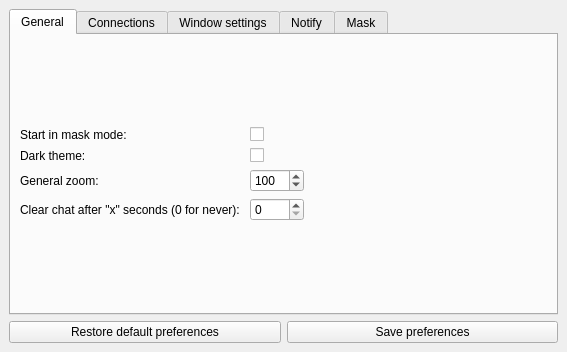
<?xml version="1.0" encoding="UTF-8"?>
<ui version="4.0">
 <class>preferences_window</class>
 <widget class="QMainWindow" name="preferences_window">
  <property name="geometry">
   <rect>
    <x>0</x>
    <y>0</y>
    <width>516</width>
    <height>352</height>
   </rect>
  </property>
  <property name="windowTitle">
   <string>Preferences</string>
  </property>
  <property name="windowIcon">
   <iconset resource="resource.qrc">
    <normaloff>:/icons/icons/gears.png</normaloff>:/icons/icons/gears.png</iconset>
  </property>
  <widget class="QWidget" name="centralwidget">
   <layout class="QGridLayout" name="gridLayout_4">
    <item row="1" column="0">
     <layout class="QHBoxLayout" name="horizontalLayout">
      <item>
       <widget class="QPushButton" name="b_restore">
        <property name="text">
         <string>Restore default preferences</string>
        </property>
        <property name="icon">
         <iconset resource="resource.qrc">
          <normaloff>:/icons/icons/undo.png</normaloff>:/icons/icons/undo.png</iconset>
        </property>
       </widget>
      </item>
      <item>
       <widget class="QPushButton" name="b_save">
        <property name="text">
         <string>Save preferences</string>
        </property>
        <property name="icon">
         <iconset resource="resource.qrc">
          <normaloff>:/icons/icons/disk.png</normaloff>:/icons/icons/disk.png</iconset>
        </property>
       </widget>
      </item>
     </layout>
    </item>
    <item row="0" column="0">
     <widget class="QTabWidget" name="tabWidget">
      <property name="currentIndex">
       <number>0</number>
      </property>
      <widget class="QWidget" name="tab_1">
       <attribute name="title">
        <string>General</string>
       </attribute>
       <layout class="QGridLayout" name="gridLayout_5">
        <item row="0" column="0">
         <layout class="QGridLayout" name="gridLayout">
          <item row="3" column="0" colspan="2">
           <widget class="QLabel" name="label_8">
            <property name="text">
             <string>Clear chat after &quot;x&quot; seconds (0 for never): </string>
            </property>
           </widget>
          </item>
          <item row="1" column="2">
           <widget class="QCheckBox" name="e_dark_theme">
            <property name="text">
             <string/>
            </property>
           </widget>
          </item>
          <item row="3" column="2">
           <widget class="QSpinBox" name="e_clear_chat_timer">
            <property name="maximum">
             <number>9999</number>
            </property>
           </widget>
          </item>
          <item row="2" column="2">
           <widget class="QSpinBox" name="e_general_zoom">
            <property name="minimum">
             <number>10</number>
            </property>
            <property name="maximum">
             <number>300</number>
            </property>
            <property name="singleStep">
             <number>10</number>
            </property>
            <property name="value">
             <number>100</number>
            </property>
           </widget>
          </item>
          <item row="2" column="0">
           <widget class="QLabel" name="label_11">
            <property name="text">
             <string>General zoom:</string>
            </property>
           </widget>
          </item>
          <item row="1" column="0">
           <widget class="QLabel" name="label_2">
            <property name="text">
             <string>Dark theme:</string>
            </property>
            <property name="buddy">
             <cstring>e_dark_theme</cstring>
            </property>
           </widget>
          </item>
          <item row="0" column="0">
           <widget class="QLabel" name="label_18">
            <property name="text">
             <string>Start in mask mode:</string>
            </property>
           </widget>
          </item>
          <item row="0" column="2">
           <widget class="QCheckBox" name="e_start_in_mask_mode">
            <property name="text">
             <string/>
            </property>
           </widget>
          </item>
         </layout>
        </item>
        <item row="0" column="1">
         <spacer name="horizontalSpacer_3">
          <property name="orientation">
           <enum>Qt::Horizontal</enum>
          </property>
          <property name="sizeHint" stdset="0">
           <size>
            <width>40</width>
            <height>20</height>
           </size>
          </property>
         </spacer>
        </item>
       </layout>
      </widget>
      <widget class="QWidget" name="tab_2">
       <attribute name="title">
        <string>Connections</string>
       </attribute>
       <layout class="QGridLayout" name="gridLayout_6">
        <item row="0" column="0">
         <widget class="QLabel" name="label_5">
          <property name="text">
           <string>In client mode, wait for server activation:</string>
          </property>
         </widget>
        </item>
        <item row="0" column="1">
         <widget class="QCheckBox" name="e_loop_when_connect">
          <property name="text">
           <string/>
          </property>
         </widget>
        </item>
        <item row="1" column="0" colspan="2">
         <layout class="QVBoxLayout" name="verticalLayout">
          <item>
           <layout class="QHBoxLayout" name="horizontalLayout_2">
            <item>
             <widget class="QLabel" name="label_13">
              <property name="text">
               <string>Server:</string>
              </property>
              <property name="buddy">
               <cstring>o_server</cstring>
              </property>
             </widget>
            </item>
            <item>
             <spacer name="horizontalSpacer">
              <property name="orientation">
               <enum>Qt::Horizontal</enum>
              </property>
              <property name="sizeHint" stdset="0">
               <size>
                <width>40</width>
                <height>20</height>
               </size>
              </property>
             </spacer>
            </item>
            <item>
             <widget class="QPushButton" name="b_server_add">
              <property name="toolTip">
               <string>Add a server</string>
              </property>
              <property name="text">
               <string/>
              </property>
              <property name="icon">
               <iconset resource="resource.qrc">
                <normaloff>:/icons/icons/add.png</normaloff>:/icons/icons/add.png</iconset>
              </property>
             </widget>
            </item>
            <item>
             <widget class="QPushButton" name="b_server_remove">
              <property name="toolTip">
               <string>Remove selected server</string>
              </property>
              <property name="text">
               <string/>
              </property>
              <property name="icon">
               <iconset resource="resource.qrc">
                <normaloff>:/icons/icons/failed.png</normaloff>:/icons/icons/failed.png</iconset>
              </property>
             </widget>
            </item>
           </layout>
          </item>
          <item>
           <widget class="QTableWidget" name="o_server">
            <property name="selectionMode">
             <enum>QAbstractItemView::SingleSelection</enum>
            </property>
           </widget>
          </item>
         </layout>
        </item>
        <item row="2" column="0" colspan="2">
         <layout class="QVBoxLayout" name="verticalLayout_2">
          <item>
           <layout class="QHBoxLayout" name="horizontalLayout_3">
            <item>
             <widget class="QLabel" name="label_14">
              <property name="text">
               <string>Users:</string>
              </property>
              <property name="buddy">
               <cstring>o_users</cstring>
              </property>
             </widget>
            </item>
            <item>
             <spacer name="horizontalSpacer_2">
              <property name="orientation">
               <enum>Qt::Horizontal</enum>
              </property>
              <property name="sizeHint" stdset="0">
               <size>
                <width>40</width>
                <height>20</height>
               </size>
              </property>
             </spacer>
            </item>
            <item>
             <widget class="QPushButton" name="b_user_add">
              <property name="toolTip">
               <string>Add user</string>
              </property>
              <property name="text">
               <string/>
              </property>
              <property name="icon">
               <iconset resource="resource.qrc">
                <normaloff>:/icons/icons/add.png</normaloff>:/icons/icons/add.png</iconset>
              </property>
             </widget>
            </item>
            <item>
             <widget class="QPushButton" name="b_user_remove">
              <property name="toolTip">
               <string>Remove selected user</string>
              </property>
              <property name="text">
               <string/>
              </property>
              <property name="icon">
               <iconset resource="resource.qrc">
                <normaloff>:/icons/icons/failed.png</normaloff>:/icons/icons/failed.png</iconset>
              </property>
             </widget>
            </item>
           </layout>
          </item>
          <item>
           <widget class="QTableWidget" name="o_users">
            <property name="selectionMode">
             <enum>QAbstractItemView::SingleSelection</enum>
            </property>
           </widget>
          </item>
         </layout>
        </item>
       </layout>
      </widget>
      <widget class="QWidget" name="tab_3">
       <attribute name="title">
        <string>Window settings</string>
       </attribute>
       <layout class="QGridLayout" name="gridLayout_7">
        <item row="0" column="0">
         <layout class="QGridLayout" name="gridLayout_2">
          <item row="4" column="0">
           <widget class="QLabel" name="label_9">
            <property name="text">
             <string>Minimize window after &quot;x&quot; seconds (0 for never):</string>
            </property>
           </widget>
          </item>
          <item row="0" column="0">
           <widget class="QLabel" name="label_10">
            <property name="text">
             <string>Remember window position:</string>
            </property>
            <property name="buddy">
             <cstring>e_remember_window_pos</cstring>
            </property>
           </widget>
          </item>
          <item row="2" column="0">
           <widget class="QLabel" name="label">
            <property name="text">
             <string>Hide window border:</string>
            </property>
            <property name="buddy">
             <cstring>e_hide_window_border</cstring>
            </property>
           </widget>
          </item>
          <item row="0" column="1">
           <widget class="QCheckBox" name="e_remember_window_pos"/>
          </item>
          <item row="1" column="0">
           <widget class="QLabel" name="label_7">
            <property name="text">
             <string>Window opacity:</string>
            </property>
           </widget>
          </item>
          <item row="1" column="1">
           <widget class="QSpinBox" name="e_opacity">
            <property name="minimum">
             <number>10</number>
            </property>
            <property name="maximum">
             <number>100</number>
            </property>
            <property name="singleStep">
             <number>10</number>
            </property>
           </widget>
          </item>
          <item row="2" column="1">
           <widget class="QCheckBox" name="e_hide_window_border">
            <property name="text">
             <string/>
            </property>
           </widget>
          </item>
          <item row="3" column="0">
           <widget class="QLabel" name="label_4">
            <property name="text">
             <string>Hide toolbar:</string>
            </property>
            <property name="buddy">
             <cstring>e_hide_toolbar</cstring>
            </property>
           </widget>
          </item>
          <item row="3" column="1">
           <widget class="QCheckBox" name="e_hide_toolbar">
            <property name="text">
             <string/>
            </property>
           </widget>
          </item>
          <item row="4" column="1">
           <widget class="QSpinBox" name="e_minimize_window_timer">
            <property name="maximum">
             <number>9999</number>
            </property>
           </widget>
          </item>
          <item row="4" column="2">
           <widget class="QLabel" name="label_12">
            <property name="text">
             <string>reduce to systray</string>
            </property>
           </widget>
          </item>
          <item row="4" column="3">
           <widget class="QCheckBox" name="e_minimize_window_to_systray">
            <property name="text">
             <string/>
            </property>
           </widget>
          </item>
         </layout>
        </item>
       </layout>
      </widget>
      <widget class="QWidget" name="tab_4">
       <attribute name="title">
        <string>Notify</string>
       </attribute>
       <layout class="QGridLayout" name="gridLayout_8">
        <item row="0" column="0">
         <layout class="QGridLayout" name="gridLayout_3">
          <item row="1" column="3">
           <widget class="QLabel" name="label_19">
            <property name="text">
             <string>and hide user name when is in systray mode</string>
            </property>
           </widget>
          </item>
          <item row="2" column="0">
           <widget class="QLabel" name="label_6">
            <property name="text">
             <string>Blink window border when receive messages:</string>
            </property>
            <property name="buddy">
             <cstring>e_default_splash</cstring>
            </property>
           </widget>
          </item>
          <item row="1" column="2">
           <widget class="QCheckBox" name="e_message_systray">
            <property name="text">
             <string/>
            </property>
           </widget>
          </item>
          <item row="1" column="0">
           <widget class="QLabel" name="label_3">
            <property name="text">
             <string>Active alert message when systray is active:</string>
            </property>
            <property name="buddy">
             <cstring>e_message_systray</cstring>
            </property>
           </widget>
          </item>
          <item row="2" column="2">
           <widget class="QCheckBox" name="e_default_splash">
            <property name="text">
             <string/>
            </property>
           </widget>
          </item>
          <item row="1" column="4">
           <widget class="QCheckBox" name="e_hide_name_in_systray_title">
            <property name="toolTip">
             <string>Hide the connection user name in window title, when the systray modality is active.</string>
            </property>
            <property name="text">
             <string/>
            </property>
           </widget>
          </item>
         </layout>
        </item>
       </layout>
      </widget>
      <widget class="QWidget" name="tab_5">
       <attribute name="title">
        <string>Mask</string>
       </attribute>
       <layout class="QGridLayout" name="gridLayout_10">
        <item row="1" column="0">
         <layout class="QGridLayout" name="gridLayout_9">
          <item row="0" column="0">
           <layout class="QHBoxLayout" name="horizontalLayout_5">
            <item>
             <widget class="QLabel" name="label_15">
              <property name="text">
               <string>Mask the window as &quot;post-it&quot; after &quot;x&quot; seconds (0 for never):</string>
              </property>
             </widget>
            </item>
            <item>
             <widget class="QSpinBox" name="e_mask_window_timer">
              <property name="maximum">
               <number>999</number>
              </property>
             </widget>
            </item>
            <item>
             <widget class="QLabel" name="label_16">
              <property name="text">
               <string>press CTRL-B to end</string>
              </property>
             </widget>
            </item>
           </layout>
          </item>
          <item row="1" column="0">
           <layout class="QHBoxLayout" name="horizontalLayout_4">
            <item>
             <widget class="QLabel" name="label_20">
              <property name="text">
               <string>and open this text file:</string>
              </property>
             </widget>
            </item>
            <item>
             <widget class="QLineEdit" name="e_mask_filename"/>
            </item>
            <item>
             <widget class="QPushButton" name="b_mask_filename">
              <property name="text">
               <string/>
              </property>
              <property name="icon">
               <iconset resource="resource.qrc">
                <normaloff>:/icons/icons/folder.png</normaloff>:/icons/icons/folder.png</iconset>
              </property>
             </widget>
            </item>
           </layout>
          </item>
         </layout>
        </item>
        <item row="2" column="0">
         <spacer name="verticalSpacer">
          <property name="orientation">
           <enum>Qt::Vertical</enum>
          </property>
          <property name="sizeHint" stdset="0">
           <size>
            <width>20</width>
            <height>40</height>
           </size>
          </property>
         </spacer>
        </item>
        <item row="0" column="0">
         <spacer name="verticalSpacer_2">
          <property name="orientation">
           <enum>Qt::Vertical</enum>
          </property>
          <property name="sizeHint" stdset="0">
           <size>
            <width>20</width>
            <height>40</height>
           </size>
          </property>
         </spacer>
        </item>
       </layout>
      </widget>
     </widget>
    </item>
   </layout>
  </widget>
 </widget>
 <tabstops>
  <tabstop>e_start_in_mask_mode</tabstop>
  <tabstop>e_dark_theme</tabstop>
  <tabstop>e_general_zoom</tabstop>
  <tabstop>e_clear_chat_timer</tabstop>
  <tabstop>e_loop_when_connect</tabstop>
  <tabstop>b_server_add</tabstop>
  <tabstop>b_server_remove</tabstop>
  <tabstop>o_server</tabstop>
  <tabstop>b_user_add</tabstop>
  <tabstop>b_user_remove</tabstop>
  <tabstop>o_users</tabstop>
  <tabstop>e_remember_window_pos</tabstop>
  <tabstop>e_opacity</tabstop>
  <tabstop>e_hide_window_border</tabstop>
  <tabstop>e_hide_toolbar</tabstop>
  <tabstop>e_minimize_window_timer</tabstop>
  <tabstop>e_minimize_window_to_systray</tabstop>
  <tabstop>e_message_systray</tabstop>
  <tabstop>e_hide_name_in_systray_title</tabstop>
  <tabstop>e_default_splash</tabstop>
  <tabstop>e_mask_window_timer</tabstop>
  <tabstop>e_mask_filename</tabstop>
  <tabstop>b_mask_filename</tabstop>
  <tabstop>b_save</tabstop>
  <tabstop>tabWidget</tabstop>
  <tabstop>b_restore</tabstop>
 </tabstops>
 <resources>
  <include location="resource.qrc"/>
 </resources>
 <connections>
  <connection>
   <sender>b_save</sender>
   <signal>clicked()</signal>
   <receiver>preferences_window</receiver>
   <slot>slot_b_save()</slot>
   <hints>
    <hint type="sourcelabel">
     <x>505</x>
     <y>341</y>
    </hint>
    <hint type="destinationlabel">
     <x>47</x>
     <y>272</y>
    </hint>
   </hints>
  </connection>
  <connection>
   <sender>b_restore</sender>
   <signal>clicked()</signal>
   <receiver>preferences_window</receiver>
   <slot>slot_b_restore()</slot>
   <hints>
    <hint type="sourcelabel">
     <x>213</x>
     <y>341</y>
    </hint>
    <hint type="destinationlabel">
     <x>91</x>
     <y>22</y>
    </hint>
   </hints>
  </connection>
  <connection>
   <sender>b_server_add</sender>
   <signal>clicked()</signal>
   <receiver>preferences_window</receiver>
   <slot>slot_b_server_add()</slot>
   <hints>
    <hint type="sourcelabel">
     <x>457</x>
     <y>84</y>
    </hint>
    <hint type="destinationlabel">
     <x>445</x>
     <y>43</y>
    </hint>
   </hints>
  </connection>
  <connection>
   <sender>b_server_remove</sender>
   <signal>clicked()</signal>
   <receiver>preferences_window</receiver>
   <slot>slot_b_server_remove()</slot>
   <hints>
    <hint type="sourcelabel">
     <x>491</x>
     <y>84</y>
    </hint>
    <hint type="destinationlabel">
     <x>442</x>
     <y>73</y>
    </hint>
   </hints>
  </connection>
  <connection>
   <sender>b_user_add</sender>
   <signal>clicked()</signal>
   <receiver>preferences_window</receiver>
   <slot>slot_b_user_add()</slot>
   <hints>
    <hint type="sourcelabel">
     <x>457</x>
     <y>206</y>
    </hint>
    <hint type="destinationlabel">
     <x>445</x>
     <y>261</y>
    </hint>
   </hints>
  </connection>
  <connection>
   <sender>b_user_remove</sender>
   <signal>clicked()</signal>
   <receiver>preferences_window</receiver>
   <slot>slot_b_user_remove()</slot>
   <hints>
    <hint type="sourcelabel">
     <x>491</x>
     <y>206</y>
    </hint>
    <hint type="destinationlabel">
     <x>443</x>
     <y>294</y>
    </hint>
   </hints>
  </connection>
  <connection>
   <sender>b_mask_filename</sender>
   <signal>clicked()</signal>
   <receiver>preferences_window</receiver>
   <slot>slot_b_file_mask()</slot>
   <hints>
    <hint type="sourcelabel">
     <x>488</x>
     <y>286</y>
    </hint>
    <hint type="destinationlabel">
     <x>513</x>
     <y>260</y>
    </hint>
   </hints>
  </connection>
 </connections>
 <slots>
  <slot>slot_b_save()</slot>
  <slot>slot_b_restore()</slot>
  <slot>slot_b_server_add()</slot>
  <slot>slot_b_server_remove()</slot>
  <slot>slot_b_user_add()</slot>
  <slot>slot_b_user_remove()</slot>
  <slot>slot_b_open_pref_dir()</slot>
  <slot>slot_b_file_mask()</slot>
 </slots>
</ui>
